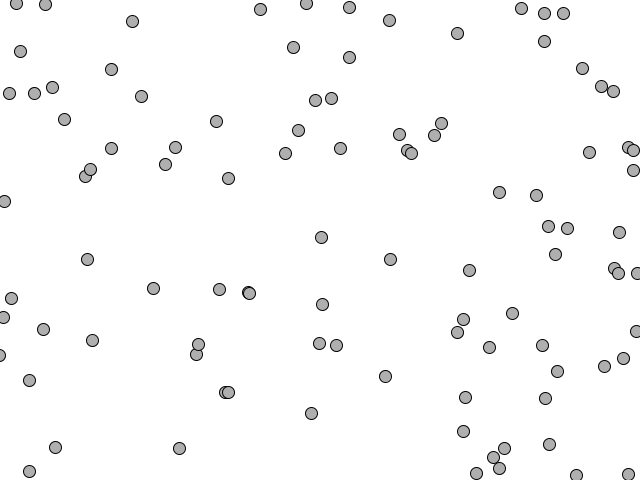
Frame 1 (no input)
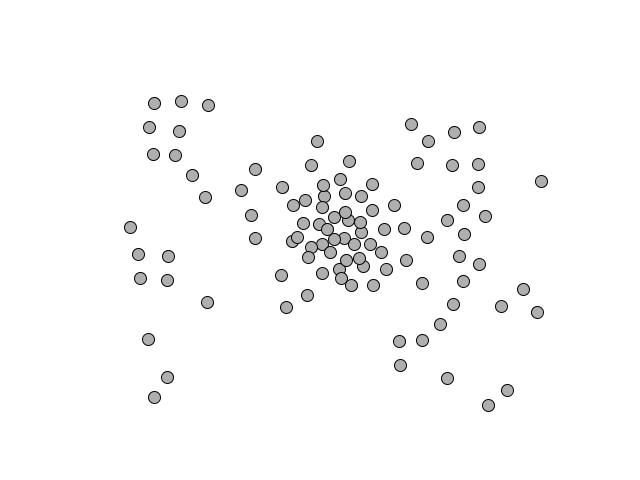
Frame 60 (the mouse pressed at the canvas centre just before this capture)
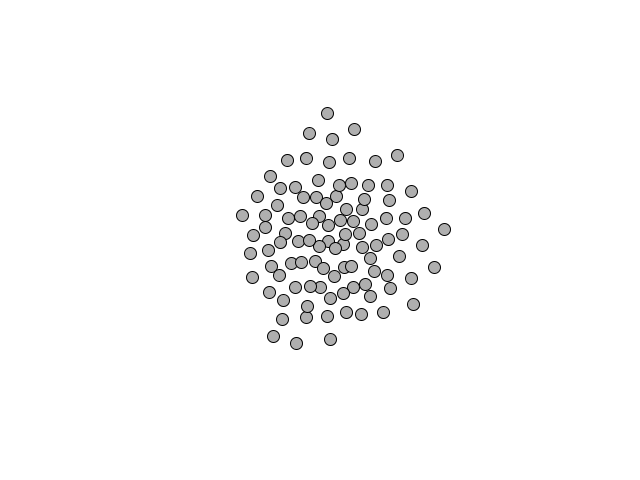
Frame 120 (the mouse held since frame 60 and released just before this capture)

The Processing sketch that drew these frames (run headless with seeded random() and noise(); from frame 60 on, the mouse is pressed at the canvas centre):

// Processing sketch: ParticleSystem
// ── ParticleSystem.pde
ArrayList<Particle> particles;

void setup() {
  randomSeed(0);
  size(640, 480);
  particles = new ArrayList<Particle>();
  for (int i=0;i<100;i++){
    particles.add(new Particle(random(width), random(height)));
  }
}

void draw() {
  background(255);
  PVector mouse = new PVector(mouseX, mouseY);
  
  for (Particle p : particles) {
    //p.seekSeparate(particles, mouse);
    p.cohesionSeparate(particles);
    p.run();
  }
}

// ── Particle.pde
class Particle {
  
  PVector location;
  PVector velocity;
  PVector acceleration;
  
  float maxSpeed;
  float maxForce;
  float radius;
  
  Particle(float x, float y) {
    this.location = new PVector(x, y);
    this.maxSpeed = 3;
    this.maxForce = 0.2;
    this.radius = 12;
    this.velocity = PVector.random2D().setMag(this.maxSpeed);
    this.acceleration = new PVector(0, 0);
  }
  
  PVector seek(PVector target) {
    PVector desired = PVector.sub(target, this.location);
    desired.setMag(this.maxSpeed);
    PVector steer = PVector.sub(desired, this.velocity);
    steer.limit(this.maxForce);
    return steer;
  }
  
  PVector separate(ArrayList<Particle> particles) {
    float separateRadius = this.radius * 2;
    int count = 0;
    PVector sum = new PVector();
    
    for (Particle other : particles) {
      float distance = PVector.dist(this.location, other.location);
      if (distance > 0 && distance < separateRadius) {
        count++;
        PVector diff = PVector.sub(this.location, other.location);
        diff.normalize();
        diff.div(distance);
        sum.add(diff);
      }
    }
    if (count > 0) {
      sum.div(count);
      sum.setMag(this.maxSpeed);
      sum.sub(this.velocity);
      sum.limit(this.maxForce);
    }
    return sum;
  }
  
  void seekSeparate(ArrayList<Particle> particles, PVector target) {
    PVector separate = separate(particles);
    PVector seek = seek(target);
    separate.mult(2);
    seek.mult(1);
    applyForce(separate);
    applyForce(seek);
  }
  
  PVector cohesion(ArrayList<Particle> particles) {
    float neighborRadius = 50;
    int count = 0;
    PVector sum = new PVector();
    
    for (Particle other : particles) {
      float distance = PVector.dist(this.location, other.location);
      if (distance > neighborRadius && distance > 0) {
        count++;
        sum.add(other.location);
      }
    }
    if (count > 0) {
      sum.div(count);
    }
    return seek(sum);
  }
  
  void cohesionSeparate(ArrayList<Particle> particles) {
    PVector cohesion = cohesion(particles);
    PVector separate = separate(particles);
    cohesion.mult(1.2);
    separate.mult(2);
    applyForce(cohesion);    
    applyForce(separate);
  }
  
  void applyForce(PVector force) {
    this.acceleration.add(force);
  }
  
  void update() {
    this.velocity.add(this.acceleration);
    this.velocity.limit(this.maxSpeed);
    this.location.add(this.velocity);
    this.acceleration.mult(0);
  }
  
  void display(){
    fill(175);
    stroke(0);
    pushMatrix();
    translate(location.x, location.y);
    ellipse(0, 0, radius, radius);
    popMatrix();
  }

  void borders() {
    if (this.location.x < -this.radius)
      this.location.x = width + this.radius;
    if (this.location.y < -this.radius)
      this.location.y = height + this.radius;
    if (this.location.x > width + this.radius)
      this.location.x = -this.radius;
    if (this.location.y > height + this.radius)
      this.location.y = -this.radius;
  }
  
  void run() {
    this.update();
    this.borders();
    this.display();
  }
}
